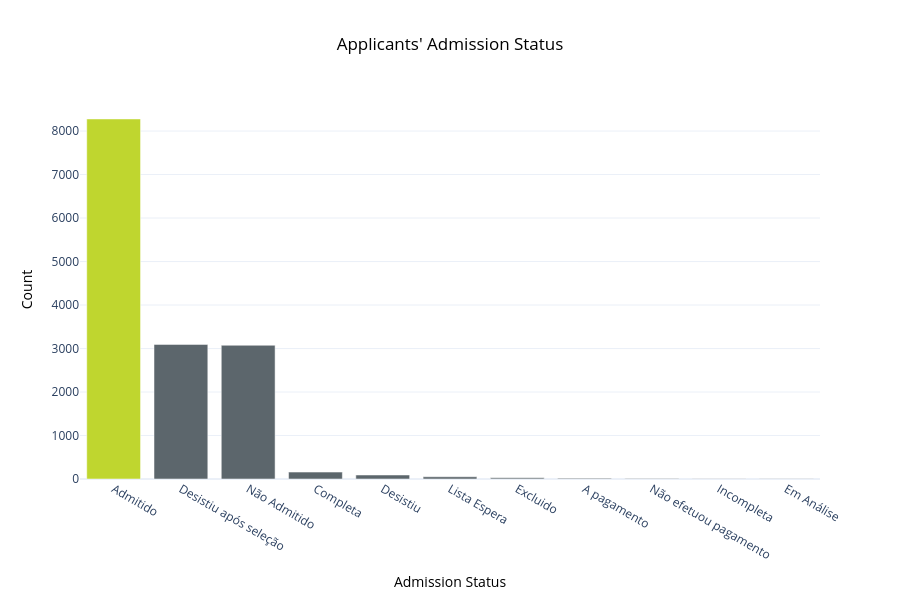

The notebook cell this image was saved under:
### Markdown cell above
The two columns are a direct match, meaning we will only use one when moving forward with our work (most likely `DEstadoPT`, since it is the one that provides more information). Although some form of encoding will be necessary, __this will be our target__ when we develop the model to predict admissions.

We already saw from the summary statistics that we have eleven unique values for the application status, but there appears to be some room to transform this column into something more useful. After all, we want to predict if a student will be admitted or not, we are not interested in a multiclassification task with 11 different target categories.

We can use our bar plot function to analyse the distribution of the applicants' admission status in a more organized and visual manner.

### Code cell
tf.generate_barplot(df = df_applicants_explore,
                    column = "DEstadoPT",
                    title = "Applicants' Admission Status",
                    xaxis_label = "Admission Status",
                    enhanced_value = "Admitido")

### Figure 1 — Plotly figure (JSON) as saved in the notebook; plotly's stock layout.template omitted (floating-point values rounded to 4 significant figures)
{"data": [{"alignmentgroup": "True", "hovertemplate": "color=Admitido<br>Admission Status=%{x}<br>Count=%{y}<extra></extra>", "legendgroup": "Admitido", "marker": {"color": "#BFD62F", "pattern": {"shape": ""}}, "name": "Admitido", "offsetgroup": "Admitido", "orientation": "v", "showlegend": true, "textposition": "auto", "type": "bar", "x": ["Admitido"], "xaxis": "x", "y": [8278], "yaxis": "y"}, {"alignmentgroup": "True", "hovertemplate": "color=Desistiu após seleção<br>Admission Status=%{x}<br>Count=%{y}<extra></extra>", "legendgroup": "Desistiu após seleção", "marker": {"color": "#5C666C", "pattern": {"shape": ""}}, "name": "Desistiu após seleção", "offsetgroup": "Desistiu após seleção", "orientation": "v", "showlegend": true, "textposition": "auto", "type": "bar", "x": ["Desistiu após seleção"], "xaxis": "x", "y": [3095], "yaxis": "y"}, {"alignmentgroup": "True", "hovertemplate": "color=Não Admitido<br>Admission Status=%{x}<br>Count=%{y}<extra></extra>", "legendgroup": "Não Admitido", "marker": {"color": "#5C666C", "pattern": {"shape": ""}}, "name": "Não Admitido", "offsetgroup": "Não Admitido", "orientation": "v", "showlegend": true, "textposition": "auto", "type": "bar", "x": ["Não Admitido"], "xaxis": "x", "y": [3075], "yaxis": "y"}, {"alignmentgroup": "True", "hovertemplate": "color=Completa<br>Admission Status=%{x}<br>Count=%{y}<extra></extra>", "legendgroup": "Completa", "marker": {"color": "#5C666C", "pattern": {"shape": ""}}, "name": "Completa", "offsetgroup": "Completa", "orientation": "v", "showlegend": true, "textposition": "auto", "type": "bar", "x": ["Completa"], "xaxis": "x", "y": [159], "yaxis": "y"}, {"alignmentgroup": "True", "hovertemplate": "color=Desistiu<br>Admission Status=%{x}<br>Count=%{y}<extra></extra>", "legendgroup": "Desistiu", "marker": {"color": "#5C666C", "pattern": {"shape": ""}}, "name": "Desistiu", "offsetgroup": "Desistiu", "orientation": "v", "showlegend": true, "textposition": "auto", "type": "bar", "x": ["Desistiu"], "xaxis": "x", "y": [92], "yaxis": "y"}, {"alignmentgroup": "True", "hovertemplate": "color=Lista Espera<br>Admission Status=%{x}<br>Count=%{y}<extra></extra>", "legendgroup": "Lista Espera", "marker": {"color": "#5C666C", "pattern": {"shape": ""}}, "name": "Lista Espera", "offsetgroup": "Lista Espera", "orientation": "v", "showlegend": true, "textposition": "auto", "type": "bar", "x": ["Lista Espera"], "xaxis": "x", "y": [51], "yaxis": "y"}, {"alignmentgroup": "True", "hovertemplate": "color=Excluido<br>Admission Status=%{x}<br>Count=%{y}<extra></extra>", "legendgroup": "Excluido", "marker": {"color": "#5C666C", "pattern": {"shape": ""}}, "name": "Excluido", "offsetgroup": "Excluido", "orientation": "v", "showlegend": true, "textposition": "auto", "type": "bar", "x": ["Excluido"], "xaxis": "x", "y": [26], "yaxis": "y"}, {"alignmentgroup": "True", "hovertemplate": "color=A pagamento<br>Admission Status=%{x}<br>Count=%{y}<extra></extra>", "legendgroup": "A pagamento", "marker": {"color": "#5C666C", "pattern": {"shape": ""}}, "name": "A pagamento", "offsetgroup": "A pagamento", "orientation": "v", "showlegend": true, "textposition": "auto", "type": "bar", "x": ["A pagamento"], "xaxis": "x", "y": [18], "yaxis": "y"}, {"alignmentgroup": "True", "hovertemplate": "color=Não efetuou pagamento<br>Admission Status=%{x}<br>Count=%{y}<extra></extra>", "legendgroup": "Não efetuou pagamento", "marker": {"color": "#5C666C", "pattern": {"shape": ""}}, "name": "Não efetuou pagamento", "offsetgroup": "Não efetuou pagamento", "orientation": "v", "showlegend": true, "textposition": "auto", "type": "bar", "x": ["Não efetuou pagamento"], "xaxis": "x", "y": [10], "yaxis": "y"}, {"alignmentgroup": "True", "hovertemplate": "color=Incompleta<br>Admission Status=%{x}<br>Count=%{y}<extra></extra>", "legendgroup": "Incompleta", "marker": {"color": "#5C666C", "pattern": {"shape": ""}}, "name": "Incompleta", "offsetgroup": "Incompleta", "orientation": "v", "showlegend": true, "textposition": "auto", "type": "bar", "x": ["Incompleta"], "xaxis": "x", "y": [6], "yaxis": "y"}, {"alignmentgroup": "True", "hovertemplate": "color=Em Análise<br>Admission Status=%{x}<br>Count=%{y}<extra></extra>", "legendgroup": "Em Análise", "marker": {"color": "#5C666C", "pattern": {"shape": ""}}, "name": "Em Análise", "offsetgroup": "Em Análise", "orientation": "v", "showlegend": true, "textposition": "auto", "type": "bar", "x": ["Em Análise"], "xaxis": "x", "y": [5], "yaxis": "y"}], "layout": {"barmode": "relative", "height": 600, "legend": {"title": {"text": "color"}, "tracegroupgap": 0}, "showlegend": false, "title": {"font": {"color": "black"}, "text": "Applicants' Admission Status", "x": 0.5}, "xaxis": {"anchor": "y", "domain": [0, 1], "title": {"font": {"color": "black"}, "text": "Admission Status"}}, "yaxis": {"anchor": "x", "domain": [0, 1], "title": {"font": {"color": "black"}, "text": "Count"}}}}
